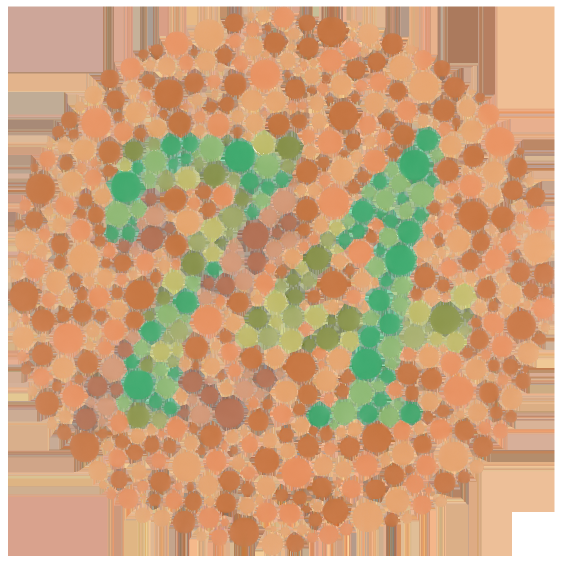
#> input picture test.png, 1125 x 1125 px (shown at 1/2 size)
$ python -i engine.py   (imports and definitions only)
#> lines starting #> are read from the running program, lines starting #| are printed output that depends on the picture; after the words box and inside, x2 and y2 are one past the last pixel; in counts of white or black regions, pixels touching at a corner belong together
import numpy as np
from PIL import Image, ImageOps
from scipy.ndimage import binary_erosion, label, uniform_filter
from skimage.color import rgb2lab
from skimage.filters import threshold_otsu


# [10 lines left out: function load_image, not called in this run]


def save_image(arr, path):
    arr = np.clip(arr, 0, 1)
    Image.fromarray(np.rint(arr * 255).astype("uint8")).save(path)


def srgb_to_linear(c):
    return np.where(c <= 0.04045, c / 12.92, ((c + 0.055) / 1.055) ** 2.4)


def linear_to_srgb(c):
    c = np.clip(c, 0, 1)
    return np.where(c <= 0.0031308, c * 12.92, 1.055 * c ** (1 / 2.4) - 0.055)


RGB2LMS = np.array([[17.8824, 43.5161, 4.11935],
                    [3.45565, 27.1554, 3.86714],
                    [0.0299566, 0.184309, 1.46709]])
LMS2RGB = np.linalg.inv(RGB2LMS)

SIM = {
    "protanopia":   np.array([[0, 2.02344, -2.52581], [0, 1, 0], [0, 0, 1]]),
    "deuteranopia": np.array([[1, 0, 0], [0.494207, 0, 1.24827], [0, 0, 1]]),
    "tritanopia":   np.array([[1, 0, 0], [0, 1, 0], [-0.395913, 0.801109, 0]]),
}

SHIFT = np.array([[0.0, 0.0, 0.0],
                  [1.5, 1.0, 0.0],
                  [0.0, 0.0, 1.0]])


def rgb_sim_matrix(kind):
    return LMS2RGB @ SIM[kind] @ RGB2LMS


def apply_matrix(img, M):
    h, w, _ = img.shape
    return (img.reshape(-1, 3) @ M.T).reshape(h, w, 3)


def simulate(img_srgb, kind):
    lin = srgb_to_linear(img_srgb)
    return linear_to_srgb(apply_matrix(lin, rgb_sim_matrix(kind)))


# [16 lines left out: functions null_space_info, correct, not called in this run]


LIGHT_CUT = 90
CANDIDATE_COLOURS = [
    ("dark blue", (0.10, 0.10, 0.60)),
    ("bright yellow", (1.00, 0.90, 0.10)),
    ("white", (1.00, 1.00, 1.00)),
]


def detect_figure(original):
    lab = rgb2lab(original)
#> lab: shape (1125, 1125, 3) float64; mean of channels 0, 1, 2 69.9, 10, 27.1
    L = lab[:, :, 0]
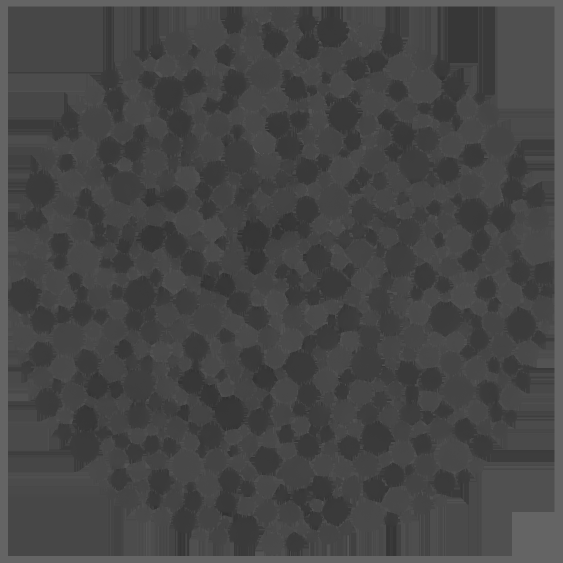
#> L: shape (1125, 1125) float64 (shown at 1/2 size); min 47.45, max 100, mean 69.9
    valid = L < LIGHT_CUT
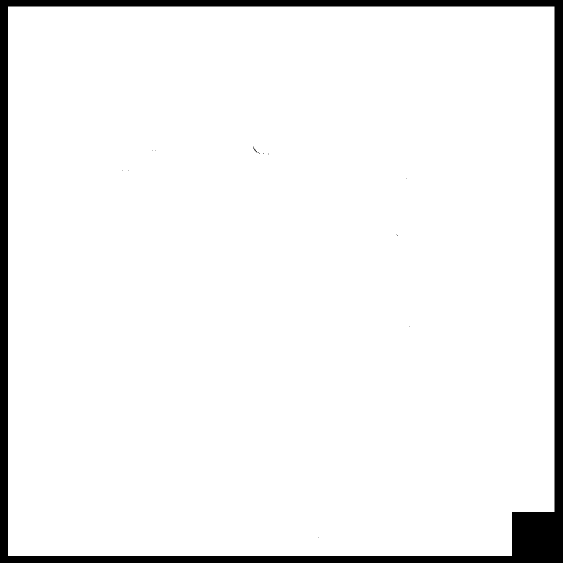
#> valid: shape (1125, 1125) bool (shown at 1/2 size); 94.3% white; 14 black regions (12 under 20 px), largest, box (x1, y1, x2, y2) and area: (0, 0, 1125, 1125) 71898, (507, 293, 515, 305) 20
    info = {"confident": False, "fraction": 0.0, "separation": 0.0}
    empty = np.zeros(L.shape, dtype=bool)

    core = binary_erosion(valid, iterations=1 if min(L.shape) < 500 else 2)
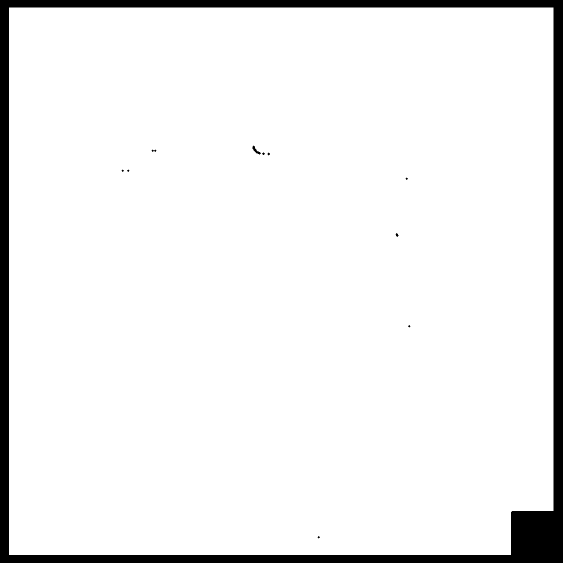
#> core: shape (1125, 1125) bool (shown at 1/2 size); 93.6% white; 11 black regions (7 under 20 px), largest, box (x1, y1, x2, y2) and area: (0, 0, 1125, 1125) 80647, (505, 291, 522, 309) 102, (791, 466, 797, 474) 27, (303, 299, 313, 304) 26
    if core.sum() < 500:
        core = valid
    pts = lab[:, :, 1:3][core]
#> pts = 1184722 pairs, first value -46.81 to 34.86, second value -2.84 to 52.53
    if pts.shape[0] < 500:
        return empty, info

    mean = pts.mean(axis=0)
#> mean = [10.62, 28.72]
    centered = pts - mean
#> centered = 1184722 pairs, first value -57.43 to 24.24, second value -31.56 to 23.81
    cov = centered.T @ centered / len(centered)
#> cov = [[278.9, 63.43], [63.43, 69.27]]
    eigvals, eigvecs = np.linalg.eigh(cov)
#> eigvals = [51.57, 296.6]; eigvecs = [[0.269, -0.963], [-0.963, -0.269]]
    axis = eigvecs[:, np.argmax(eigvals)]
#> axis = [-0.963, -0.269]
    info["explained"] = float(eigvals.max() / eigvals.sum())

    proj = centered @ axis
    if np.ptp(proj) < 1e-6:
        return empty, info
    t = threshold_otsu(proj)
#> t = 12.85
    high = proj > t
    n_high, n_low = int(high.sum()), int((~high).sum())
#> n_high = 197715; n_low = 987007
    if min(n_high, n_low) == 0:
        return empty, info

    figure_is_high = n_high < n_low
#> figure_is_high = True
    fig_vals = proj[high] if figure_is_high else proj[~high]
    bg_vals = proj[~high] if figure_is_high else proj[high]
    pooled = np.sqrt((fig_vals.var() + bg_vals.var()) / 2) + 1e-9
#> pooled = 10.8
    separation = abs(fig_vals.mean() - bg_vals.mean()) / pooled
#> separation = 3.65
    fraction = len(fig_vals) / len(proj)
#> fraction = 0.167

    eta = float(len(fig_vals) * len(bg_vals) / len(proj) ** 2
                * (fig_vals.mean() - bg_vals.mean()) ** 2 / proj.var())
#> eta = 0.73
    components, _ = label(valid)
    sizes = np.bincount(components.ravel())[1:]
#> sizes = [1193689]
    n_dots = int((sizes >= 3).sum())
#> n_dots = 1

    labels = np.zeros(L.shape, dtype=bool)
    full_proj = (lab[:, :, 1:3] - mean) @ axis
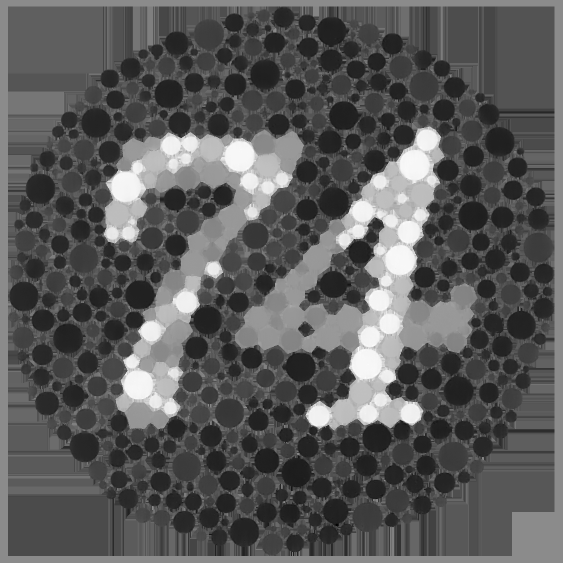
#> full_proj: shape (1125, 1125) float64 (shown at 1/2 size); min -29.75, max 57.15, mean 1; drawn with min black and max white
    side = full_proj > t
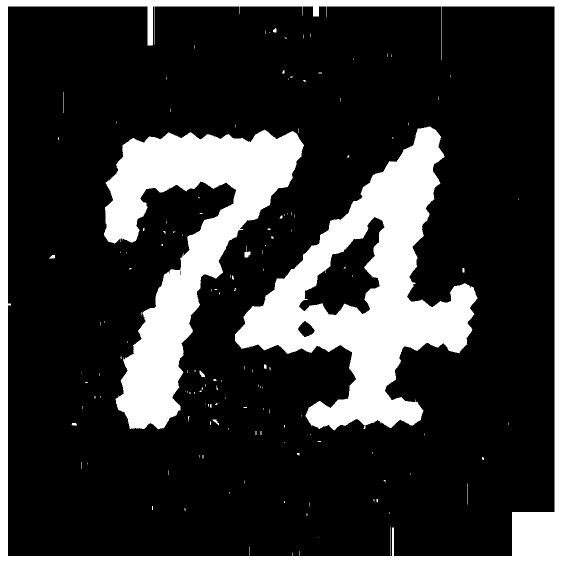
#> side: shape (1125, 1125) bool (shown at 1/2 size); 21.3% white; 145 white regions (125 under 20 px), largest, box (x1, y1, x2, y2) and area: (470, 253, 955, 861) 106372, (208, 259, 608, 859) 88331, (0, 0, 1125, 1125) 73578
    labels[valid] = (side if figure_is_high else ~side)[valid]
#> labels: shape (1125, 1125) bool; 15.6% white; 156 white regions (129 under 20 px), largest, box (x1, y1, x2, y2) and area: (470, 253, 955, 861) 106367, (208, 259, 608, 859) 88299, (295, 13, 306, 91) 857

    h, w = L.shape
    win = int(max(5, min(h, w) // 32)) | 1
    num = uniform_filter((labels & valid).astype(float), size=win)
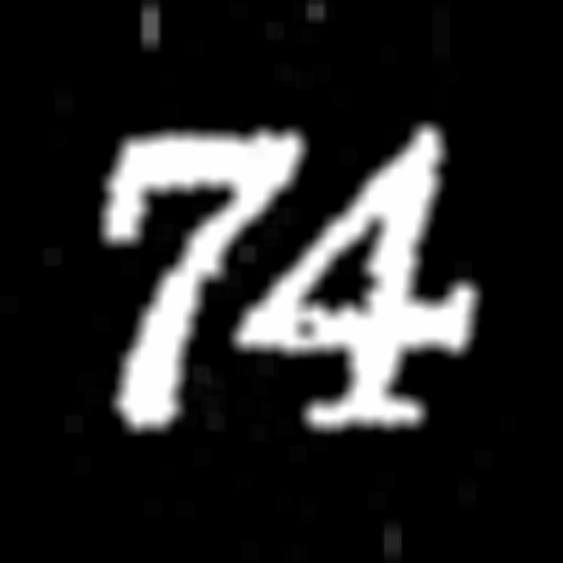
#> num: shape (1125, 1125) float64 (shown at 1/2 size); min -2.98e-15, max 1, mean 0.156; drawn with min black and max white
    den = uniform_filter(valid.astype(float), size=win)
    mask = (num / (den + 1e-9) > 0.5) & valid
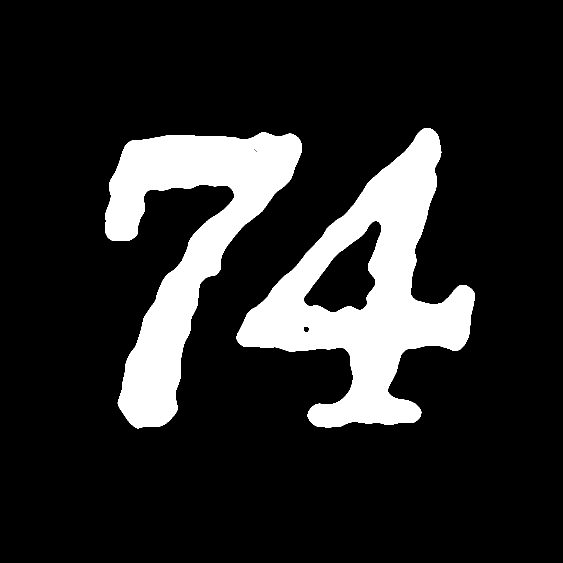
#> mask: shape (1125, 1125) bool (shown at 1/2 size); 15.4% white; 2 white regions, box (x1, y1, x2, y2) and area: (473, 256, 950, 855) 107074, (211, 265, 604, 857) 87921

    info.update(separation=float(separation), fraction=float(fraction), eta=eta, n_dots=n_dots,
                confident=bool(separation > 1.8 and 0.03 < fraction < 0.5
                               and eta >= 0.7 and n_dots >= 25))
    return mask, info


def _viewer_lab(rgb, kind):
    rgb = np.asarray(rgb, dtype=float).reshape(-1, 1, 3)
    return rgb2lab(simulate(rgb, kind)).reshape(-1, 3)


# [105 lines left out: functions choose_figure_colour, emphasize_figure, _seen_spread, correct_universal, correct_best, not called in this run]

>>> import cv2
>>> picture = cv2.cvtColor(cv2.imread('../test.png'), cv2.COLOR_BGR2RGB)
>>> result = detect_figure(picture)

$ run again, on compare_sheet.png
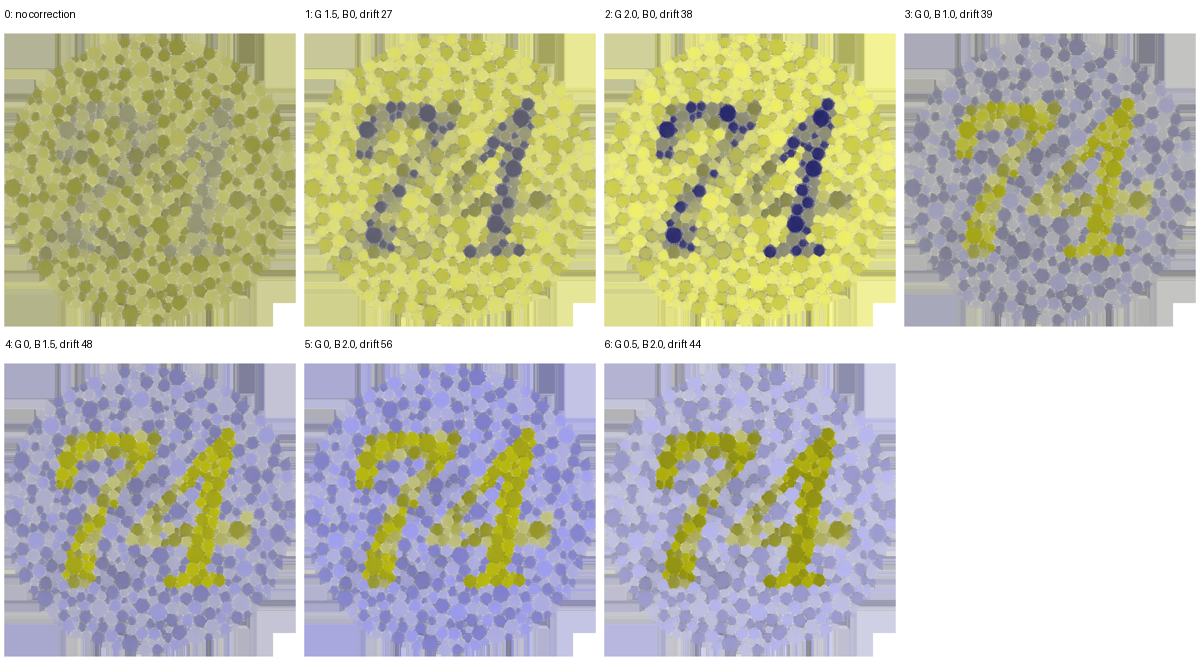
#> input picture compare_sheet.png, 1200 x 660 px
#> lab: shape (660, 1200, 3) float64; mean of channels 0, 1, 2 78.2, -1.9, 9.6
#> valid: shape (660, 1200) bool; 73.1% white; 490 black regions (399 under 20 px), largest, box (x1, y1, x2, y2) and area: (0, 0, 1200, 660) 203285, (736, 271, 787, 314) 606, (821, 213, 860, 250) 484
#> core: shape (660, 1200) bool; 68.9% white; 89 black regions (53 under 20 px), largest, box (x1, y1, x2, y2) and area: (0, 0, 1200, 660) 239312, (616, 195, 668, 258) 1193, (628, 72, 682, 119) 1034
#> pts = 545361 pairs, first value -18.45 to 25.67, second value -46.24 to 80.07
#> mean = [-1.75, 10.53]
#> centered = 545361 pairs, first value -16.7 to 27.42, second value -56.78 to 69.54
#> cov = [[96.57, -297.4], [-297.4, 939.5]]
#> eigvals = [2.23, 1033.8]; eigvecs = [[-0.953, -0.302], [-0.302, 0.953]]
#> axis = [-0.302, 0.953]
#> t = 1.58
#> n_high = 256543; n_low = 288818
#> figure_is_high = True
#> pooled = 12.98
#> separation = 4.55
#> fraction = 0.47
#> eta = 0.839
#> in detect_figure, `components, _ = label(valid)`:
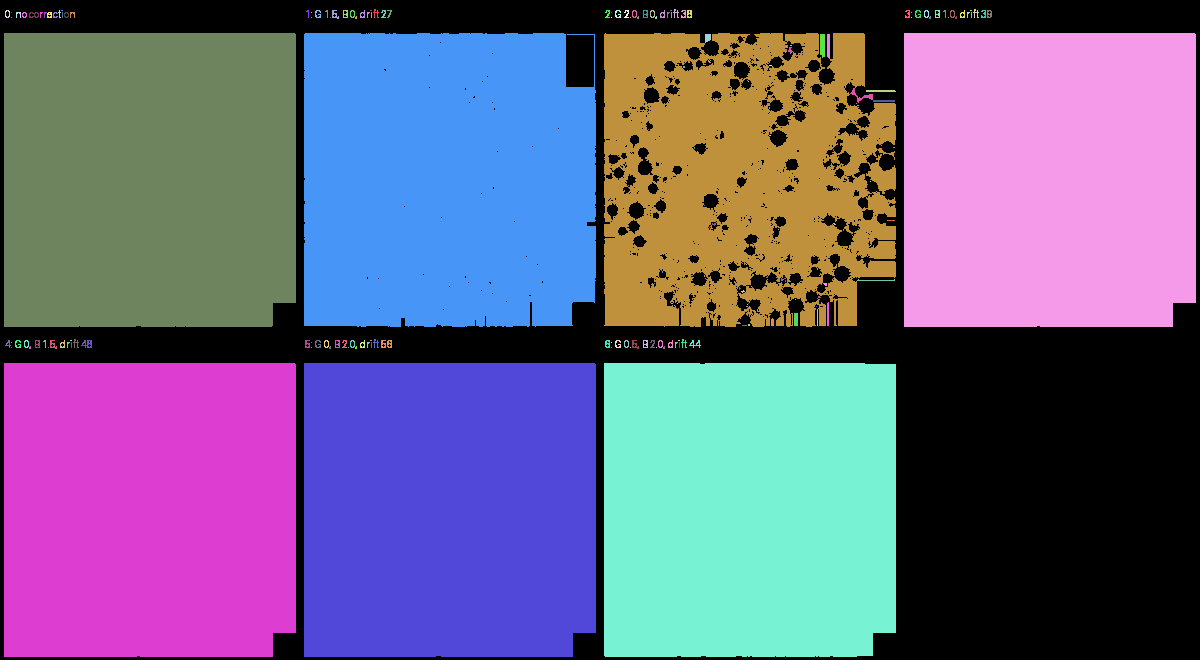
#> components: shape (660, 1200) int32; 213 distinct labels, from 0 to 212; one colour per label, 0 black
#> sizes = 212 values, max 85292 at index 71, min 1 at index 36, mean 2730.5
#> n_dots = 126
#> side: shape (660, 1200) bool; 37.7% white; 41 white regions (24 under 20 px), largest, box (x1, y1, x2, y2) and area: (4, 33, 296, 327) 84010, (304, 33, 596, 327) 79865, (604, 33, 896, 327) 78680
#> labels: shape (660, 1200) bool; 35.2% white; 59 white regions (37 under 20 px), largest, box (x1, y1, x2, y2) and area: (4, 33, 296, 327) 84000, (304, 33, 596, 327) 77732, (604, 33, 896, 327) 60528
#> in detect_figure, `mask = (num / (den + 1e-9) > 0.5) & valid`:
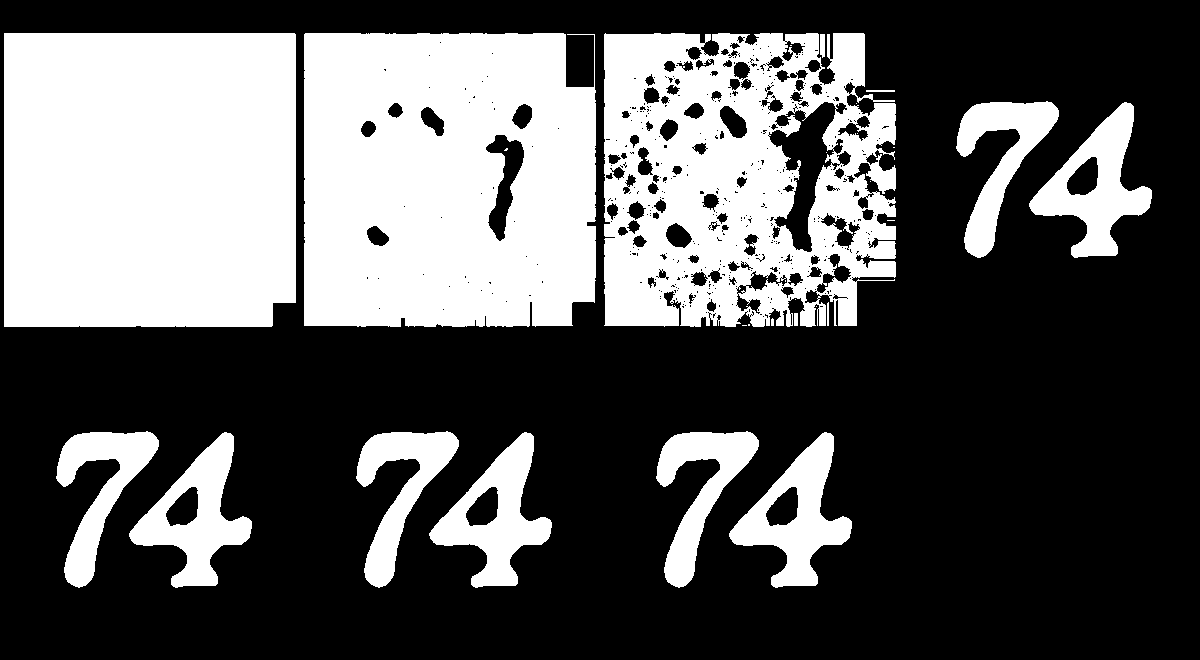
#> mask: shape (660, 1200) bool; 35.7% white; 31 white regions (15 under 20 px), largest, box (x1, y1, x2, y2) and area: (4, 33, 296, 327) 85286, (304, 33, 596, 327) 80049, (604, 33, 896, 327) 62081
